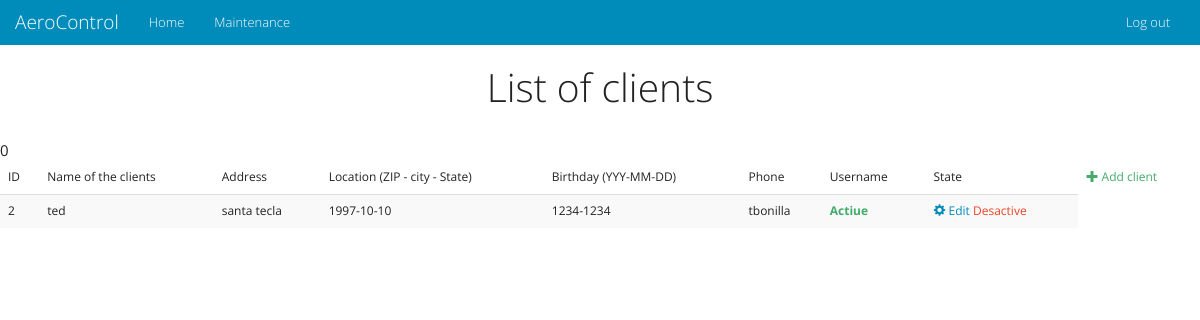
Before: /en/admin/costumers.php with the older database file.
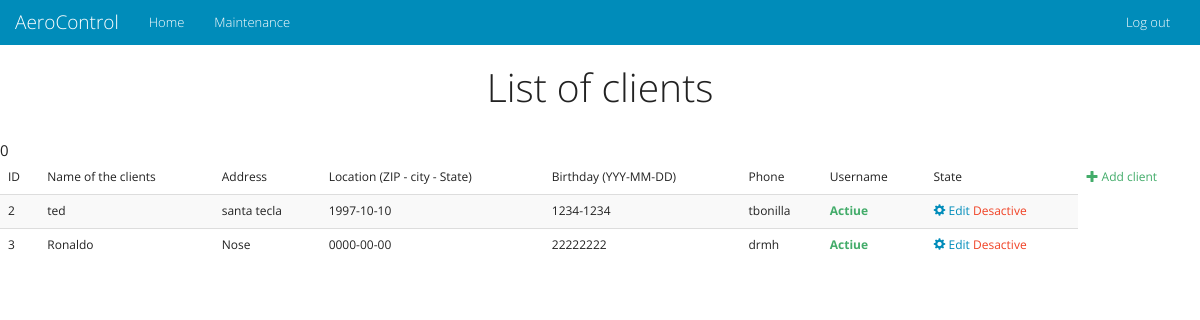
After: the same page with the newer database file.
### tables this page shows
CREATE TABLE IF NOT EXISTS `costumers` (
`id` int(11) NOT NULL,
  `name` varchar(100) NOT NULL,
  `address` varchar(100) NOT NULL,
  `city` varchar(100) NOT NULL,
  `state` varchar(100) NOT NULL,
  `mail` varchar(100) NOT NULL,
  `birthdate` date NOT NULL,
  `phone` varchar(9) NOT NULL,
  `user` varchar(50) NOT NULL,
  `password` varchar(32) NOT NULL,
  `status` char(1) NOT NULL
);

### en/admin/costumers.php (the view, shortened to what this page needs)
<!DOCTYPE html>
<html lang="en">
<head>
    <link href="../docs/css/bootstrap.css" rel="stylesheet">
    <link href="../docs/css/font-awesome.css" rel="stylesheet">
    <link href="../docs/css/ionicons.css" rel="stylesheet">
</head>
<body>
<div class="container-fluid">
    <div class="row">
    <?php include 'nav.php'; ?>
        <h1 class="text-center">List of clients</h1>
        <br>
<?php
include "../docs/connect.php";
$query = "SELECT id, name, address, city, state, birthdate, phone, user, password, status FROM costumers ORDER BY id";
$resultado = mysql_query($query, $link);
$total = mysql_num_rows($resultado);
if($total>0)
{
?>
        <table class="table table-striped">
            <thead><tr><td>ID</td><td>Name of the clients</td><td>Address</td><td>Location (ZIP - city - State)</td><td>Birthday (YYY-MM-DD)</td><td>Phone</td><td>Username</td><td>State</td><td><a href='addcostumer.php' class="text-success"><span class='glyphicon glyphicon-plus' aria-hidden='true'></span> Add client</a></td></tr></thead><tbody>
<?php
    while($row = mysql_fetch_array($resultado))
	{
        $texto = "";
        $texto2 = "";
        switch($row["status"])
        {
            case 1;
            $texto = "<th class='text-success'>Actiue</th>";
            $texto2 = "<a  href='statuscostumer.php?costumer=".$row['id']."' class='text-danger'>Desactive</a>";
            break;
        }
        echo "<tr><td>".$row['id']."</td>";
        echo "<td>".$row['name']."</td>";
        echo "<td>".$row['address']."</td>";
        echo "<td>".$row['birthdate']."</td>";
        echo "<td>".$row['phone']."</td>";
        echo "<td>".$row['user']."</td>";
        echo $texto;
        echo "<td><a href='editairport.php?air=".$row['id']."'><span class='glyphicon glyphicon-cog' aria-hidden='true'></span>  Edit</a>   ".$texto2."</td></tr>";
    }
}
else
{
    echo "<p class='text-danger text-center'>Error: The database is empty <a href='addcostumer.php' class='text-success'>Add client</a></p>";
}
?>
        </tbody></table>
        </div>
</div>
</body>
</html>

Changed rows visible on the page:
added costumers: id "3", name "Ronaldo", address "Nose", birthdate "0000-00-00", phone "22222222", user "drmh", status "Actiue"
